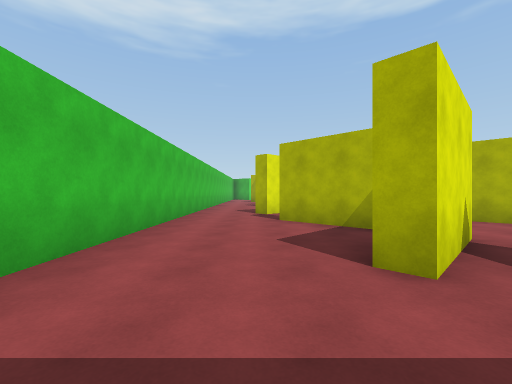
view 1 (above)

21 first-person views from a walk through a scene from a Unity 3-D project. The camera is 1.4 m above the floor, looks level and sees 90° across. The floor is counted in squares, 2 m on a side. Each view is taken from the middle of a square. On the plan, view 1 faces up. The plan holds only what a view shows up to about 9 squares ahead; the rest is blank. The player is left out.

view 2
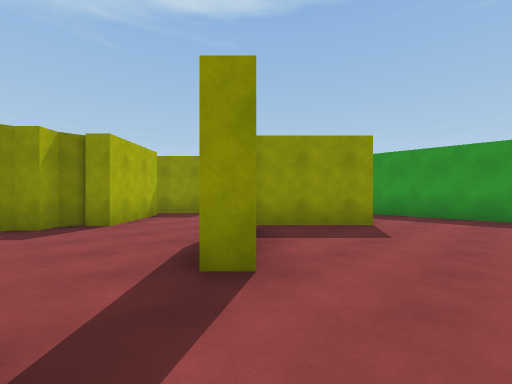

view 3
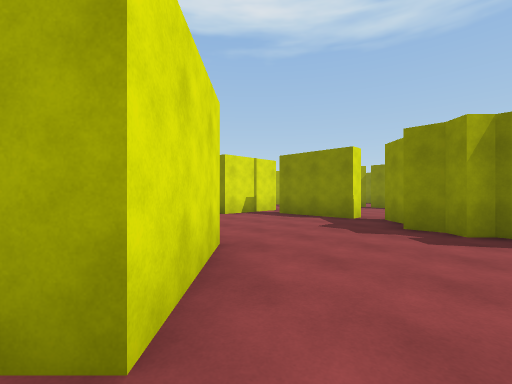

view 4
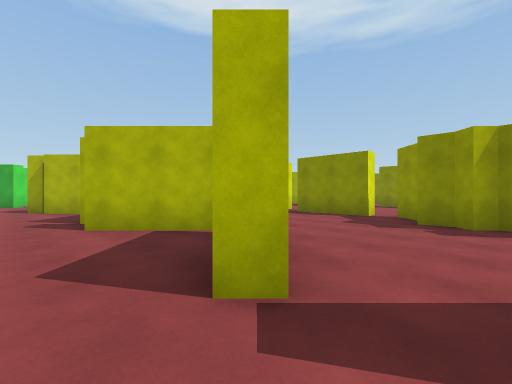

view 5
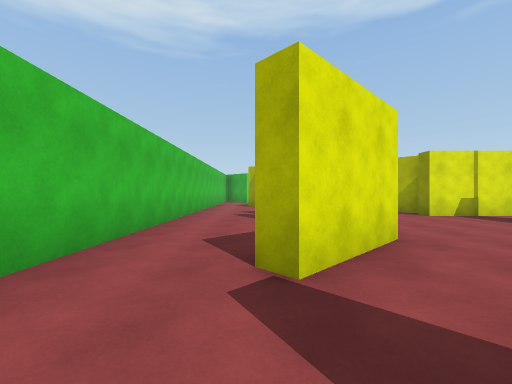

view 6
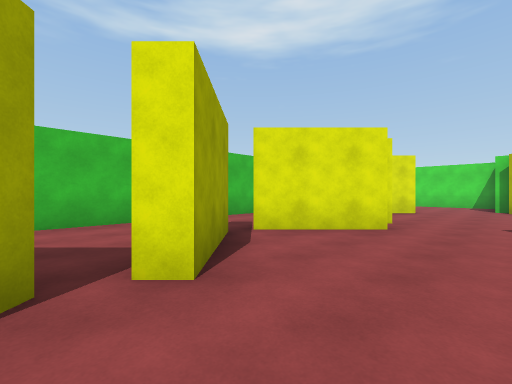

view 7
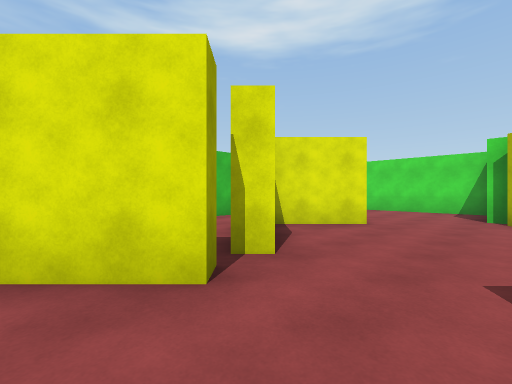

view 8
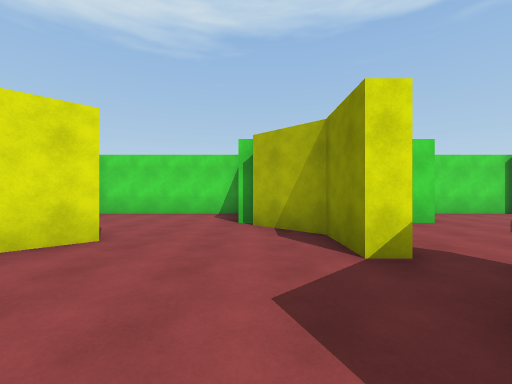

view 9
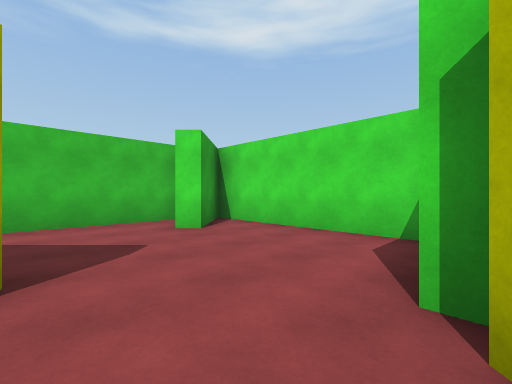

view 10
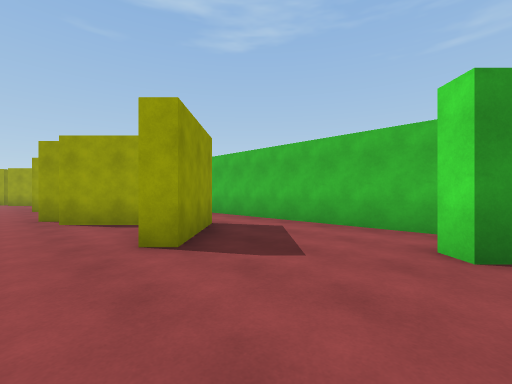

view 11
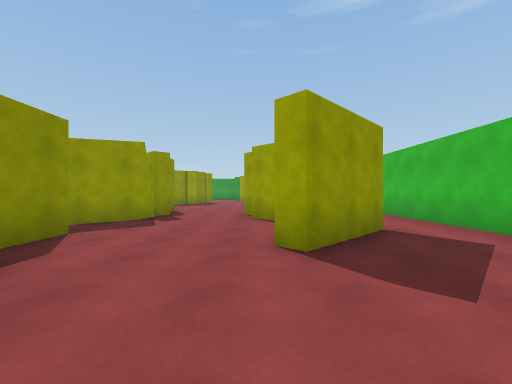

view 12
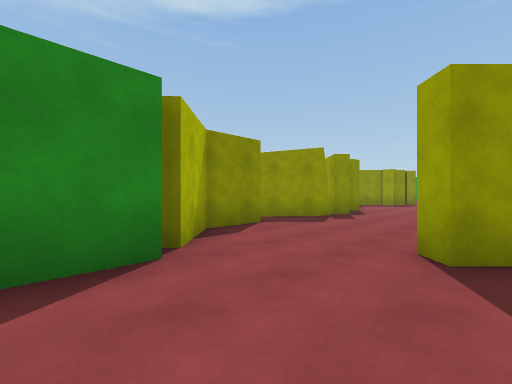

view 13
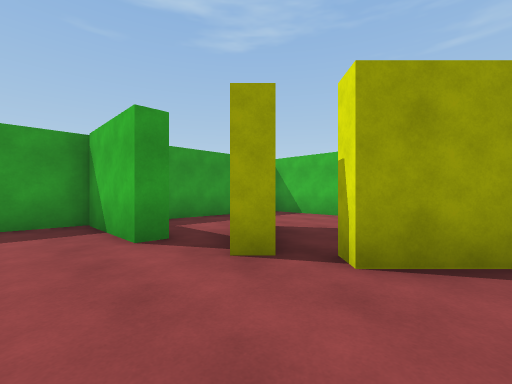

view 14
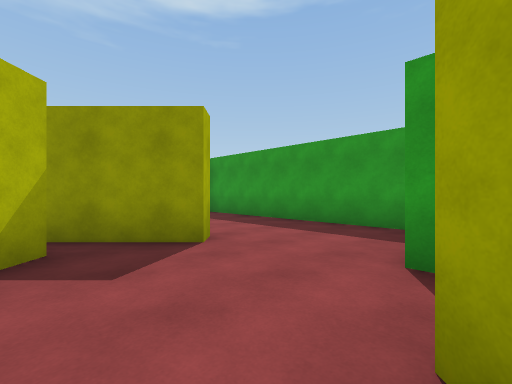

view 15
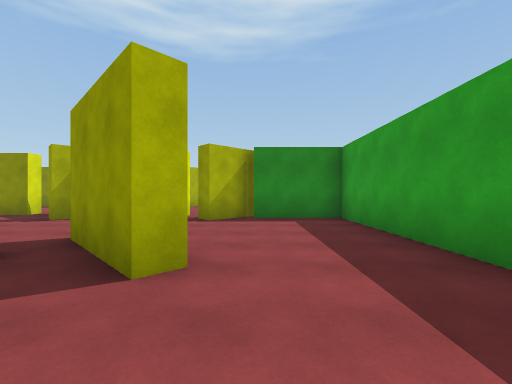

view 16
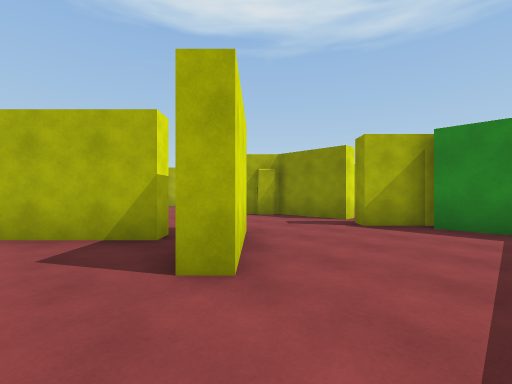

view 17
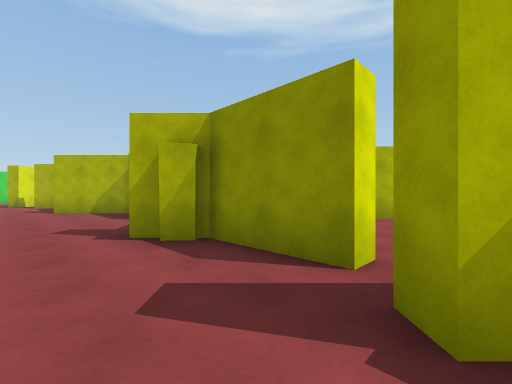

view 18
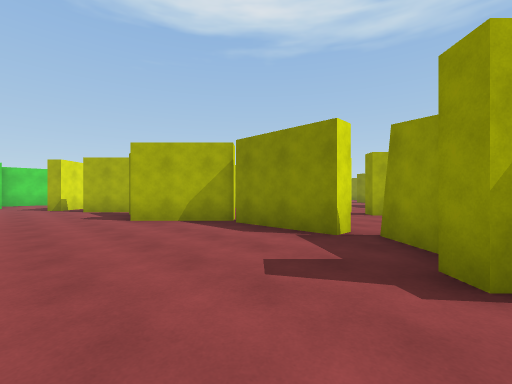

view 19
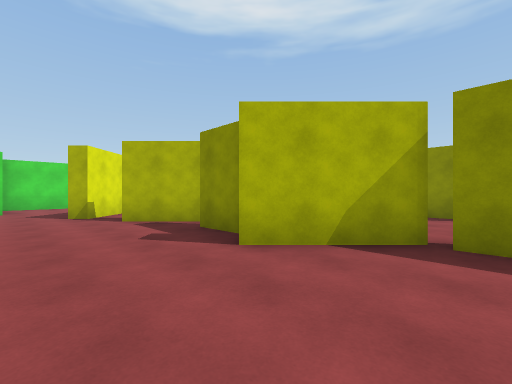

view 20
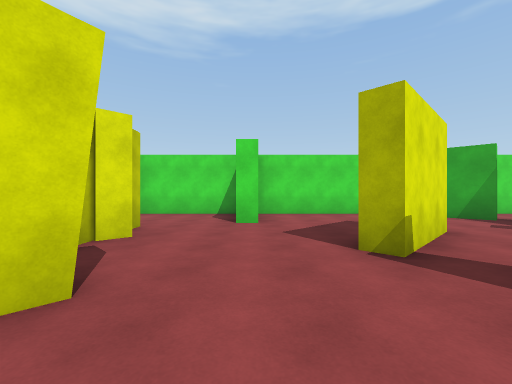

view 21
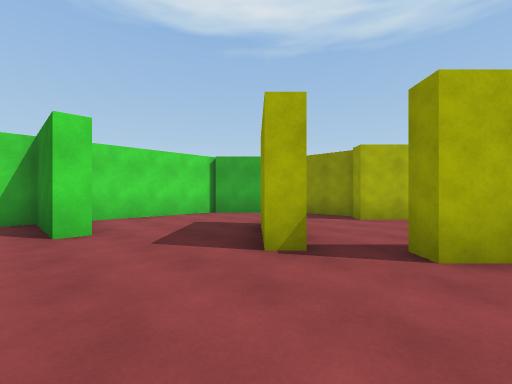

### Floor plan
Points are (right, up) in squares from view 1. A wall is a line through its corners. A room is listed if a view was taken in it or the views show most of it. See-through windows are left out.
Room 1 (views 1, 2, 3, 4, 5, 6, 13, 14)
walls: (1.7, 6) (2.7, 5) (2.4, 4.6) (0.6, 6.4) (1, 6.8); (2.2, 9.9) (0.3, 8) (-0.1, 8.5); (5.4, 6.6) (5.4, 7.2) (5.1, 7.5) (5.4, 7.8) (5.4, 8.5); (2.2, 11.1) (1.9, 10.7); (2.2, 2.8) (1.4, 2) (1.1, 2.4) (2.9, 4.2) (3.2, 3.8); (-2.1, 8.6) (-2.1, 0.4); (6.2, 8.6) (6.9, 9.3); (6.6, 4.6) (4.8, 6.4) (5.2, 6.8); (6.6, 9.9) (6.6, 12.5); (6.5, 13.4) (5.1, 13.4); (-1, -0.3) (2.1, -0.3)
ways out: opening at (3.3, 13) to room 2; opening at (4.5, 4.5) to room 3; opening at (7, 13) to room 4; gap at (7, 10) to room 4; opening at (-1, 9) to room 7
Room 2 (views 7, 8, 9, 10, 11, 12)
walls: (0.9, 17.4) (2.1, 16.2) (1.7, 15.8); (-0.4, 18.2) (1.4, 20) (1.8, 19.7) (0, 17.9); (4, 21.8) (3.6, 21.8) (3.6, 23); (2, 15.5) (2.4, 15.1) (0.5, 13.3); (5.8, 18.7) (5.1, 18.7) (5.1, 20.2) (3.9, 21.5); (4.7, 16.2) (6.2, 17.7); (4.6, 15.1) (5, 15.5); (3.5, 24.3) (-1.7, 24.3) (-0.2, 22.7) (-0.6, 22.4); (5.4, 14.4) (4.9, 14.9); (-2.1, 23.2) (-2.1, 17.5); (0.4, 12.9) (2.2, 11.1); (5.1, 13.4) (5.1, 14)
ways out: opening at (3.3, 13) to room 1; opening at (-1, 18) to room 6
Room 3 (views 15, 16, 17)
walls: (7.5, 3.7) (6.4, 2.6) (6, 3) (7.8, 4.8); (3.1, 2.4) (3.7, 2.4) (3.7, -0.3) (10.9, -0.3) (10.9, 2.1); (3.2, 3.8) (2.2, 2.8); (11.5, 2) (10.3, 3.2)
ways out: opening at (4.5, 4.5) to room 1; opening at (9, 4) to room 4
Room 4 (views 18, 19, 20, 21)
walls: (7.5, 13.4) (6.5, 13.4); (10.9, 14.2) (10.9, 15.5); (5, 15.5) (5.4, 15.1); (6.9, 17.7) (6.5, 17.4); (11.4, 16.2) (10, 17.5) (10.4, 17.9); (12, 11.8) (10.2, 13.6); (9.6, 18.7) (9.2, 19.1) (10, 19.9); (11.9, 9) (11.9, 11.5); (6, 20.1) (5.6, 19.7); (11.5, 7.6) (12.3, 8.5); (8.1, 21.8) (7.6, 21.8) (7.6, 24.3) (4.2, 24.3); (10.8, 6.7) (10.4, 7.1) (10.8, 7.5); (11, 6.2) (10.5, 6.6); (7, 5) (6.6, 4.6); (8.2, 4.4) (7.5, 3.7); (11.3, 4) (11.3, 6.2); (10.3, 3.2) (10.8, 3.6)
ways out: opening at (7, 13) to room 1; gap at (7, 10) to room 1; opening at (9, 4) to room 3; opening at (9, 21) to room 5; gap at (12, 9)
Room 5 (no view inside)
walls: (11.3, 20.5) (9.6, 18.7); (10, 19.9) (10.7, 20.6); (13.9, 22.3) (12.1, 24.1); (14.2, 20.1) (14.2, 21.9); (12.4, 24.3) (8, 24.3); (14.3, 18.8) (13.4, 19.7) (13.9, 20.1)
ways out: opening at (9, 21) to room 4
Room 6 (no view inside)
walls: (0.8, 16.7) (-0.1, 17.6); (0, 17.9) (-0.4, 18.2); (-2.1, 17.5) (-2.1, 12.5)
ways out: opening at (-1, 18) to room 2; opening at (-1, 13) to room 7
Room 7 (no view inside)
walls: (1.9, 10.7) (0.1, 12.5); (-2.1, 12.5) (-2.1, 8.6)
ways out: opening at (-1, 9) to room 1; opening at (-1, 13) to room 6

Positions as (right, up) in squares from view 1, and headings:
1: (0, 0), facing up
2: (-1, 8), facing down-right
3: (0, 7), facing up-right
4: (-1, 7), facing up-right
5: (0, 6), facing up
6: (4, 10), facing up-left
7: (4, 14), facing up-left
8: (4, 16), facing up
9: (4, 20), facing up-left
10: (3, 23), facing down-left
11: (2, 23), facing down
12: (1, 23), facing down-right
13: (5, 6), facing down-left
14: (3, 5), facing down-right
15: (4, 2), facing right
16: (5, 1), facing up-right
17: (9, 3), facing up-right
18: (8, 7), facing up-right
19: (8, 11), facing up-right
20: (8, 16), facing up
21: (7, 17), facing up-right
